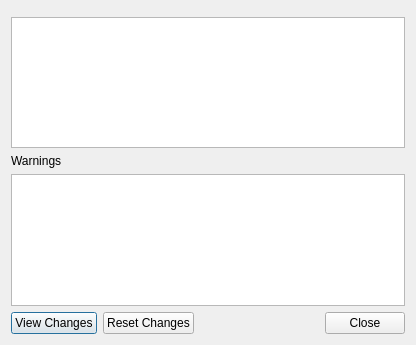
<?xml version="1.0" encoding="UTF-8"?>
<ui version="4.0">
 <class>Dialog</class>
 <widget class="QDialog" name="Dialog">
  <property name="geometry">
   <rect>
    <x>0</x>
    <y>0</y>
    <width>416</width>
    <height>345</height>
   </rect>
  </property>
  <property name="windowTitle">
   <string>Project status</string>
  </property>
  <layout class="QGridLayout" name="gridLayout">
   <item row="0" column="0" colspan="3">
    <widget class="QgsMessageBar" name="messageBar">
     <property name="frameShape">
      <enum>QFrame::StyledPanel</enum>
     </property>
     <property name="frameShadow">
      <enum>QFrame::Raised</enum>
     </property>
    </widget>
   </item>
   <item row="1" column="0" colspan="3">
    <widget class="QTreeView" name="treeStatus">
     <property name="editTriggers">
      <set>QAbstractItemView::NoEditTriggers</set>
     </property>
     <property name="selectionMode">
      <enum>QAbstractItemView::NoSelection</enum>
     </property>
    </widget>
   </item>
   <item row="2" column="0">
    <widget class="QLabel" name="lblWarnings">
     <property name="text">
      <string>Warnings</string>
     </property>
    </widget>
   </item>
   <item row="3" column="0" colspan="3">
    <widget class="QTextBrowser" name="txtWarnings">
     <property name="readOnly">
      <bool>true</bool>
     </property>
     <property name="textInteractionFlags">
      <set>Qt::TextBrowserInteraction</set>
     </property>
     <property name="openExternalLinks">
      <bool>true</bool>
     </property>
    </widget>
   </item>
   <item row="4" column="0">
    <widget class="QPushButton" name="btn_view_changes">
     <property name="text">
      <string>View Changes</string>
     </property>
    </widget>
   </item>
   <item row="4" column="1">
    <widget class="QPushButton" name="btn_reset_local_changes">
     <property name="text">
      <string>Reset Changes</string>
     </property>
    </widget>
   </item>
   <item row="4" column="2">
    <widget class="QDialogButtonBox" name="buttonBox">
     <property name="orientation">
      <enum>Qt::Horizontal</enum>
     </property>
     <property name="standardButtons">
      <set>QDialogButtonBox::Close</set>
     </property>
    </widget>
   </item>
  </layout>
 </widget>
 <customwidgets>
  <customwidget>
   <class>QgsMessageBar</class>
   <extends>QFrame</extends>
   <header>qgis.gui</header>
   <container>1</container>
  </customwidget>
 </customwidgets>
 <resources/>
 <connections>
  <connection>
   <sender>buttonBox</sender>
   <signal>accepted()</signal>
   <receiver>Dialog</receiver>
   <slot>accept()</slot>
   <hints>
    <hint type="sourcelabel">
     <x>248</x>
     <y>254</y>
    </hint>
    <hint type="destinationlabel">
     <x>157</x>
     <y>274</y>
    </hint>
   </hints>
  </connection>
  <connection>
   <sender>buttonBox</sender>
   <signal>rejected()</signal>
   <receiver>Dialog</receiver>
   <slot>reject()</slot>
   <hints>
    <hint type="sourcelabel">
     <x>316</x>
     <y>260</y>
    </hint>
    <hint type="destinationlabel">
     <x>286</x>
     <y>274</y>
    </hint>
   </hints>
  </connection>
 </connections>
</ui>
